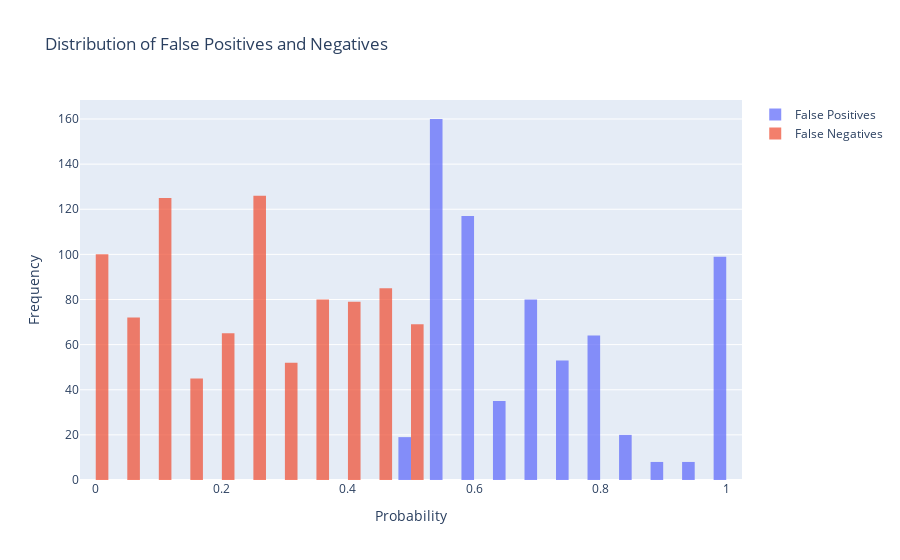

The cell this chart's notebook holds for it:
### Code cell
y_pred = tree_reg.predict(X_test)
y_proba = tree_reg.predict_proba(X_test)[:, 1]  # probability of 'from_16' = 1

probas_false_positives = y_proba[(y_test == 0) & (y_pred == 1)]
probas_false_negatives = y_proba[(y_test == 1) & (y_pred == 0)]


import plotly.graph_objects as go
fig=go.Figure()
fig.add_trace(go.Histogram(x=probas_false_positives, name='False Positives', opacity=0.75))
fig.add_trace(go.Histogram(x=probas_false_negatives, name='False Negatives', opacity=0.75))
fig.update_layout(title='Distribution of False Positives and Negatives',
                  xaxis_title='Probability',
                  yaxis_title='Frequency')
fig.show()

### Figure 1 — Plotly figure (JSON) as saved in the notebook; plotly's stock layout.template omitted (floating-point values rounded to 4 significant figures; data arrays with more than 128 entries replaced by an {"elided": "..."} marker saying what was removed)
{"data": [{"name": "False Positives", "opacity": 0.75, "type": "histogram", "x": {"elided": "663 float values"}}, {"name": "False Negatives", "opacity": 0.75, "type": "histogram", "x": {"elided": "898 float values"}}], "layout": {"title": {"text": "Distribution of False Positives and Negatives"}, "xaxis": {"title": {"text": "Probability"}}, "yaxis": {"title": {"text": "Frequency"}}}}
